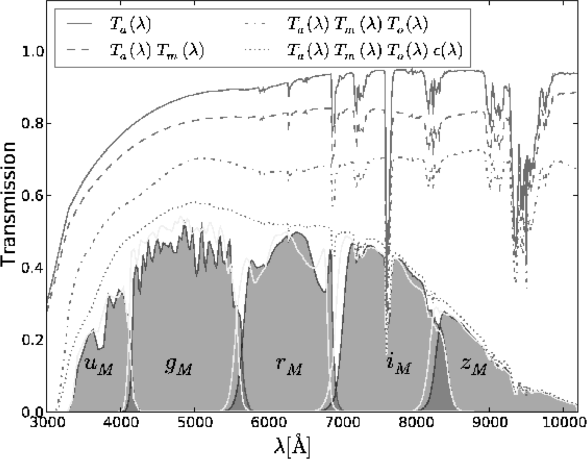
#> input picture SNLS/Figures/every_transmission.png, 1174 x 917 px (shown at 1/2 size)
$ jupyter execute --allow-errors MegaCAMTransm_v2.ipynb   (shell and % lines are left out)   (older library calls are emulated)
#> lines starting #> are read from the running program, lines starting #| are printed output that depends on the picture
# Megacam transmission as well as air transparency

## Data taken from

- http://supernovae.in2p3.fr/snls_sdss/

## other info on filters
- http://www.cfht.hawaii.edu/Instruments/Imaging/Megacam/specsinformation.html

[cell 1]
import pandas as pd
import numpy as np
import os
import matplotlib.pyplot as plt
from IPython.display import Image, display
from PIL import Image
from scipy.interpolate import interp1d

[cell 2]
#func=interp1d(obsband.wave,obsband.flux,kind='cubic')
#flux=func(WL)              # flux in each bin in array WL

[cell 3]
# to enlarge the sizes
params = {'legend.fontsize': 'x-large',
          'figure.figsize': (10, 6),
         'axes.labelsize': 'x-large',
         'axes.titlesize':'x-large',
         'xtick.labelsize':'x-large',
         'ytick.labelsize':'x-large'}
plt.rcParams.update(params)

[cell 4]
WLMIN=3000. # Minimum wavelength : PySynPhot works with Angstrom
WLMAX=11000. # Minimum wavelength : PySynPhot works with Angstrom

NBINS=7690 # Number of bins between WLMIN and WLMAX
BinWidth=(WLMAX-WLMIN)/float(NBINS) # Bin width in Angstrom
WL=np.linspace(WLMIN,WLMAX,NBINS)   # Array of wavelength in Angstrom

[cell 5]
WLMAX-WLMIN

[cell 6]
OLD_PLOTS=False

#### Fuction to insert a row
https://stackoverflow.com/questions/24284342/insert-a-row-to-pandas-dataframe

df = insert_row(2, df, df_new)

where 2 is the index position in df where you want to insert df_new.

[cell 7]
def insert_row(idx, df, df_insert):
    return df.iloc[:idx, ].append(df_insert).append(df.iloc[idx:, ]).reset_index(drop = True)

[cell 8]
def insert_boundary(df,tagname,value=0):
    dfnew=insert_row(value,df,pd.DataFrame({'lambda':[WLMIN],tagname:[value]}))
    dfnew=insert_row(len(dfnew),dfnew,pd.DataFrame({'lambda':[WLMAX],tagname:[value]}))
    return dfnew

# Transmission des filtres

[cell 9]
img=Image.open("Figures/every_transmission.png")
#> img is the input picture: PIL image 1174x917 RGBA; mean R, G, B, A 226.4, 226.4, 226.4, 254.5
img = img.resize((500, 300),Image.ANTIALIAS)
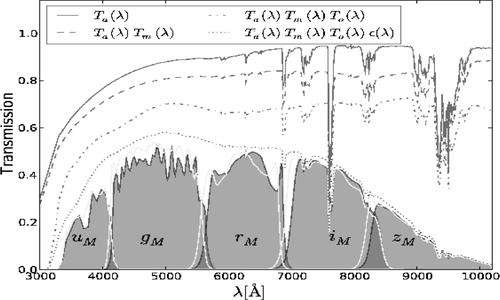
#> img: PIL image 500x300 RGBA; mean R, G, B, A 225.8, 225.8, 225.8, 254.5; transparent parts drawn white
display(img)

[cell 10]
files = ['CFHT_MegaPrime_Transmission.dat', \
         'CFHT_Primary_Transmission.dat', \
         'QE_camera_high_res_model.dat', \
         'SNIFS_extinction_buton2012_with_tl_X1_25.dat']

[cell 11]
tag_u=["u0","u1","u2","u3","u4","u5","u6","u7","u8","u9"]
tag_g=["g0","g1","g2","g3","g4","g5","g6","g7","g8","g9"]
tag_r=["r0","r1","r2","r3","r4","r5","r6","r7","r8","r9"]
tag_i=["i0","i1","i2","i3","i4","i5","i6","i7","i8","i9"]
tag_z=["z0","z1","z2","z3","z4","z5","z6","z7","z8","z9"]

[cell 12]
file_u =["u0.list","u1.list","u2.list","u3.list","u4.list","u5.list","u6.list","u7.list","u8.list","u9.list"]
file_g =["g0.list","g1.list","g2.list","g3.list","g4.list","g5.list","g6.list","g7.list","g8.list","g9.list"]
file_r =["r0.list","r1.list","r2.list","r3.list","r4.list","r5.list","r6.list","r7.list","r8.list","r9.list"]
file_i =["i0.list","i1.list","i2.list","i3.list","i4.list","i5.list","i6.list","i7.list","i8.list","i9.list"]
file_z =["z0.list","z1.list","z2.list","z3.list","z4.list","z5.list","z6.list","z7.list","z8.list","z9.list"]
file_y =["y0.list","y1.list","y2.list","y3.list","y4.list","y5.list","y6.list","y7.list","y8.list","y9.list"]

[cell 13]
path_transmissions="all_products_v3_2/MegaCam_v3.2/"

[cell 14]
def Read_all_filter_files(all_files,all_tag):
    all_df=[]
    index=0
    for file in all_files:
        df=pd.read_table(os.path.join(path_transmissions,file),sep=' ' ,skiprows=4,names=["lambda",all_tag[index]],index_col=False)
        df=insert_row(0,df,pd.DataFrame({'lambda':[WLMIN],all_tag[index]:[0.]}))
        df=insert_row(len(df),df,pd.DataFrame({'lambda':[WLMAX],all_tag[index]:[0.]}))
        all_df.append(df)
        index+=1

    return all_df

[cell 15]
def Interpolate(all_df,all_tag):

    all_filt_arr=[]
    index=0
    for df in all_df:
        func=interp1d(df["lambda"],df[all_tag[index]],kind='linear')
        sf=func(WL)
        all_filt_arr.append(sf)
        index+=1
    return all_filt_arr

## CFHT_MegaPrime_Transmission

[cell 16]
display(Image.open("Figures/MegaPrime-Optics-Transmission-75p.gif"))
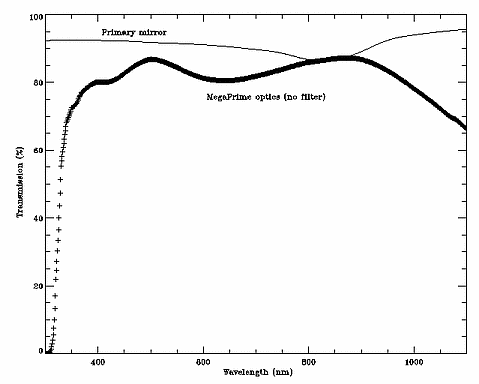
#> input picture SNLS/Figures/MegaPrime-Optics-Transmission-75p.gif, 479 x 384 px
